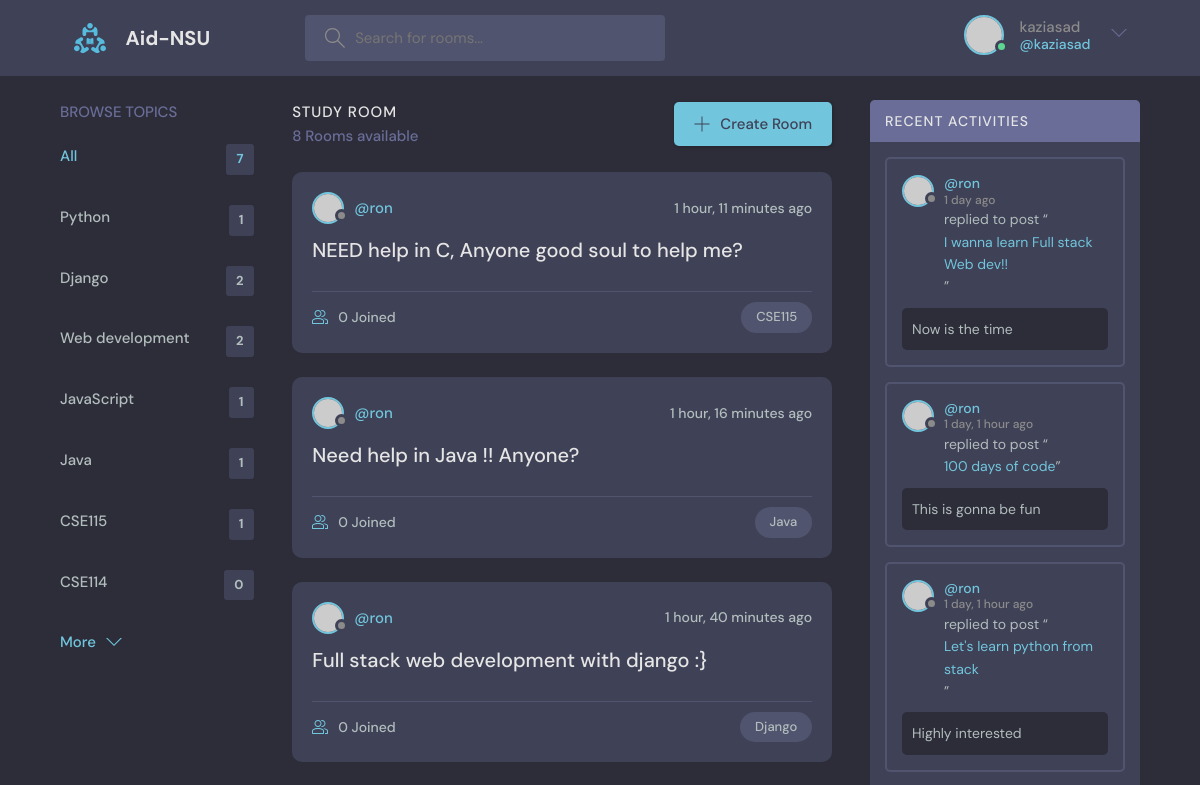
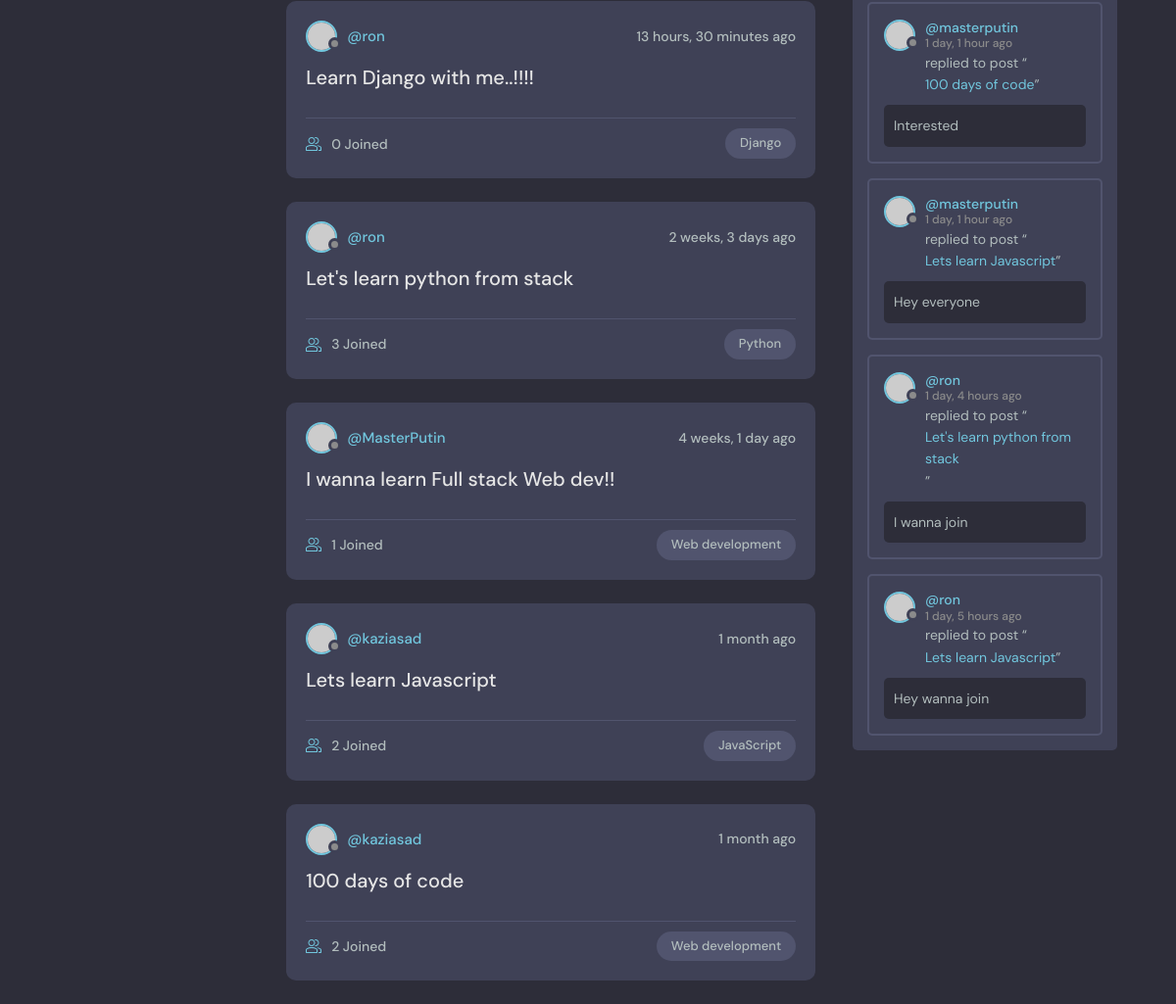
Screenshot of / (signed in) with the database file from the repository (2 pictures, top to bottom).
### base/models.py (models this page shows, shortened)
class Topic(models.Model):
    name = models.CharField(max_length=200)

class Room(models.Model):
    host = models.ForeignKey(User, on_delete=models.SET_NULL,null=True)
    topic = models.ForeignKey(Topic, on_delete=models.SET_NULL,null=True)
    name = models.CharField(max_length=200)
    description = models.TextField(null=True, blank=True)
    participants = models.ManyToManyField(User, related_name = 'participants', blank=True)
    updated = models.DateTimeField(auto_now=True)
    created = models.DateTimeField(auto_now_add=True)
    class Meta:
        ordering = ['-updated' , '-created']
    def __str__(self):
        return self.name

class Message(models.Model):
    user = models.ForeignKey(User, on_delete=models.CASCADE)
    room = models.ForeignKey(Room, on_delete=models.CASCADE)
    body = models.TextField()
    updated = models.DateTimeField(auto_now=True)
    created = models.DateTimeField(auto_now_add=True)
    class Meta:
        ordering = ['-updated' , '-created']

### base/views.py (the view)
# urls.py: path('',views.home, name="home"),
def home(request):
    q = request.GET.get('q') if request.GET.get('q') != None else ''
    rooms = Room.objects.filter(
        Q(topic__name__contains=q) |
        Q(name__icontains=q) |
        Q(description__icontains=q)
    )
    topics = Topic.objects.all()
    room_count = rooms.count()
    room_messages = Message.objects.filter(
        Q(room__name__icontains=q))  # Mofidy the activity settings
    context = {'rooms': rooms, 'topics': topics,
               'room_count': room_count, 'room_messages': room_messages}
    return render(request, 'base/home.html', context)

### base/templates/base/home.html (shortened to what this page needs)
{% extends 'main.html' %}
{% block content %}
<main class="layout layout--3">
  <div class="container">
    {% include 'base/topics_component.html' %}
    <div class="roomList">
      <div class="roomList__header">
        <div>
          <h2>Study Room</h2>
          <p>{{room_count}} Rooms available</p>
        </div>
        <a class="btn btn--main" href="{% url 'create-room' %}">
          <svg version="1.1" xmlns="http://www.w3.org/2000/svg" width="32" height="32" viewBox="0 0 32 32">
            <title>add</title>
            <path
              d="M16.943 0.943h-1.885v14.115h-14.115v1.885h14.115v14.115h1.885v-14.115h14.115v-1.885h-14.115v-14.115z">
            </path>
          </svg>
          Create Room
        </a>
      </div>
       {% include 'base/feed_component.html' %}
    </div>
    {% include 'base/activity_component.html' %}
  </div>
</main>
{% endblock %}

### templates/navbar.html (shortened to what this page needs)
{% load static %}
<header class="header header--loggedIn">
    <div class="container">
        <a href="{% url 'home' %}" class="header__logo">
            <img src="{% static 'images/logo.svg'%}" />
            <h1>Aid-NSU</h1>
        </a>
        <form class="header__search" method="GET" action="{% url 'home' %}">
            <label>
                <input name="q" placeholder="Search for rooms..." />
            </label>
        </form>
        <nav class="header__menu">
            {% if request.user.is_authenticated %}
            <div class="header__user">
                <a href="profile.html">
                    <div class="avatar avatar--medium active">
                        <img src="https://randomuser.me/api/portraits/men/37.jpg" />
                    </div>
                    <p>{{request.user.username}} <span>@{{request.user.username}}</span></p>
                </a>
                <button class="dropdown-button">
                    <svg version="1.1" xmlns="http://www.w3.org/2000/svg" width="32" height="32" viewBox="0 0 32 32">
                        <title>chevron-down</title>
                        <path d="M16 21l-13-13h-3l16 16 16-16h-3l-13 13z"></path>
                    </svg>
                </button>
            </div>
            {% else %}
            <a href="{% url 'login' %}">
                <img src="{% static 'images/avatar.svg' %}"/>
                <p>Login</p>
            </a>
            {% endif %}
        </nav>
    </div>
</header>

### base/templates/base/topics_component.html
<div class="topics">
    <div class="topics__header">
      <h2>Browse Topics</h2>
    </div>
    <ul class="topics__list">
      <li>
        <a href="{% url 'home'%}" class="active">All <span>{{topics.count}}</span></a>
      </li>
      {% for topic in topics %}
      <li>
        <a href=""{% url 'home' %}?q={{topic.name}}">{{topic.name}}<span>{{topic.room_set.all.count}}</span></a>
      </li>
      {% endfor %}
    </ul>
    <a class="btn btn--link" href="topics.html">
      More
      <svg version="1.1" xmlns="http://www.w3.org/2000/svg" width="32" height="32" viewBox="0 0 32 32">
        <title>chevron-down</title>
        <path d="M16 21l-13-13h-3l16 16 16-16h-3l-13 13z"></path>
      </svg>
    </a>
  </div>

### base/templates/base/feed_component.html (shortened to what this page needs)
{% for room in rooms %}
<div class="roomListRoom">
        <div class="roomListRoom__header">
          <a href="{% url 'user-profile' room.host.id %}" class="roomListRoom__author">
            <div class="avatar avatar--small">
              <img src="https://randomuser.me/api/portraits/women/11.jpg" />
            </div>
            <span>@{{room.host.username}}</span>
          </a>
          <div class="roomListRoom__actions">
            <span>{{room.created|timesince}} ago</span>
          </div>
        </div>
        <div class="roomListRoom__content">
          <a href="{% url 'room' room.id %}">{{room.name}}</a>
        </div>
        <div class="roomListRoom__meta">
          <a href="{% url 'room' room.id %}" class="roomListRoom__joined">
            {{room.participants.all.count}} Joined
          </a>
          <p class="roomListRoom__topic">{{room.topic.name}}</p>
        </div>
</div>
{% endfor %}

### base/templates/base/activity_component.html (shortened to what this page needs)
<div class="activities">
    <div class="activities__header">
      <h2>Recent Activities</h2>
    </div>
    {% for message in room_messages %}
    <div class="activities__box">
      <div class="activities__boxHeader roomListRoom__header">
        <a href="{% url 'user-profile' message.user.id %}" class="roomListRoom__author">
          <div class="avatar avatar--small">
            <img src="https://randomuser.me/api/portraits/women/11.jpg" />
          </div>
          <p>
            @{{message.user}}
            <span>{{message.created|timesince}} ago </span>
          </p>
        </a>
      </div>
      <div class="activities__boxContent">
        <p>replied to post “<a href="{% url 'room' message.room.id %}">{{message.room}}</a>”</p>
        <div class="activities__boxRoomContent">
            {{message.body}}
        </div>
      </div>
    </div>
    {% endfor %}
  </div>

### rows the page displays
Topic: name "Python", room_set.all.count "1"
Topic: name "Django", room_set.all.count "2"
Topic: name "Web development", room_set.all.count "2"
Topic: name "JavaScript", room_set.all.count "1"
Topic: name "Java", room_set.all.count "1"
Topic: name "CSE115", room_set.all.count "1"
Topic: name "CSE114", room_set.all.count "0"
Room: host.username "ron", created "1 hour, 11 minutes", name "NEED help in C, Anyone good soul to help me?", participants.all.count "0", topic.name "CSE115"
Room: host.username "ron", created "1 hour, 16 minutes", name "Need help in Java !! Anyone?", participants.all.count "0", topic.name "Java"
Room: host.username "ron", created "1 hour, 40 minutes", name "Full stack web development with django :}", participants.all.count "0", topic.name "Django"
Room: host.username "ron", created "13 hours, 30 minutes", name "Learn Django with me..!!!!", participants.all.count "0", topic.name "Django"
Room: host.username "ron", created "2 weeks, 3 days", name "Let's learn python from stack", participants.all.count "3", topic.name "Python"
Room: host.username "MasterPutin", created "4 weeks, 1 day", name "I wanna learn Full stack Web dev!!", participants.all.count "1", topic.name "Web development"
Room: host.username "kaziasad", created "1 month", name "Lets learn Javascript", participants.all.count "2", topic.name "JavaScript"
Room: host.username "kaziasad", created "1 month", name "100 days of code", participants.all.count "2", topic.name "Web development"
Message: user "ron", created "1 day", room "I wanna learn Full stack Web dev!!", body "Now is the time"
Message: user "ron", created "1 day, 1 hour", room "100 days of code", body "This is gonna be fun"
Message: user "ron", created "1 day, 1 hour", room "Let's learn python from stack", body "Highly interested"
Message: user "masterputin", created "1 day, 1 hour", room "100 days of code", body "Interested"
Message: user "masterputin", created "1 day, 1 hour", room "Lets learn Javascript", body "Hey everyone"
Message: user "ron", created "1 day, 4 hours", room "Let's learn python from stack", body "I wanna join"
Message: user "ron", created "1 day, 5 hours", room "Lets learn Javascript", body "Hey wanna join"

### other values shown
{{ request.user.username }} "kaziasad"
{{ topics.count }} "7"
{{ room_count }} "8"
